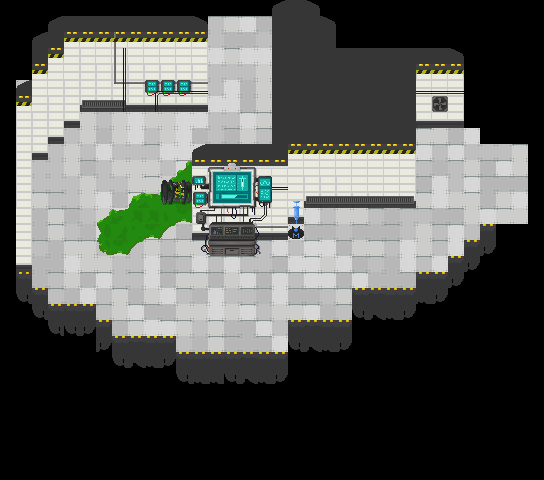

This game map was drawn from its Tiled (.tmx) file and the tilesets committed beside it. A one-line description and the trimmed map source follow:
An orthogonal 34x30 tile map with 16x16 px tiles, 7 tile layers (Suelo, Acido, Aire, Paredes, ...), 4 tilesets and 6 objects (2x Up, 2x Right, 2x Spawner).

<map version="1.0" tiledversion="1.1.2" orientation="orthogonal" renderorder="right-down" width="34" height="30" tilewidth="16" tileheight="16" infinite="0" nextobjectid="19">
 <tileset firstgid="1" source="../../tileset/tileset16.tsx" />
 <tileset firstgid="65" source="../../tileset/LabProps.tsx" />
 <tileset firstgid="433" source="../../tileset/city.tsx" />
 <tileset firstgid="689" source="../../tileset/City2.tsx" />
 <layer name="Suelo" width="34" height="30">
  <data>[1020 cells, 437 non-empty, 14 distinct tile ids]</data>
 </layer>
 <layer name="Acido" width="34" height="30">
  <data>[1020 cells, 21 non-empty, 15 distinct tile ids]</data>
 </layer>
 <layer name="Aire" width="34" height="30">
  <data>[1020 cells, 78 non-empty, 10 distinct tile ids]</data>
 </layer>
 <layer name="Paredes" width="34" height="30">
  <data>[1020 cells, 242 non-empty, 22 distinct tile ids]</data>
 </layer>
 <layer name="Decoracion" width="34" height="30">
  <data>[1020 cells, 54 non-empty, 40 distinct tile ids]</data>
 </layer>
 <layer name="Decoracion3" width="34" height="30">
  <data>[1020 cells, 9 non-empty, 6 distinct tile ids]</data>
 </layer>
 <layer name="Decoracion2" width="34" height="30">
  <data>[1020 cells, 33 non-empty, 4 distinct tile ids]</data>
 </layer>
 <objectgroup name="Puertas">
  <object id="9" name="Up" x="207" y="19" width="65.5" height="15.5" />
  <object id="18" name="Right" x="508" y="144" width="21" height="79" />
 </objectgroup>
 <objectgroup name="Entradas">
  <object id="16" name="Up" gid="687" x="225.5" y="80.5" width="16" height="16" />
  <object id="17" name="Right" gid="687" x="451" y="190" width="16" height="16" />
 </objectgroup>
 <objectgroup name="Spawners">
  <object id="14" name="Spawner" gid="672" x="88.5" y="141.5" width="16" height="16">
   <properties>
    <property name="Bomber" type="bool" value="true" />
    <property name="Charger" type="bool" value="true" />
    <property name="Gunner" type="bool" value="true" />
    <property name="Stalker" type="bool" value="true" />
    <property name="Turret" type="bool" value="false" />
   </properties>
  </object>
  <object id="15" name="Spawner" gid="672" x="172" y="298" width="16" height="16">
   <properties>
    <property name="Bomber" type="bool" value="true" />
    <property name="Charger" type="bool" value="true" />
    <property name="Gunner" type="bool" value="true" />
    <property name="Stalker" type="bool" value="true" />
    <property name="Turret" type="bool" value="false" />
   </properties>
  </object>
 </objectgroup>
</map>
